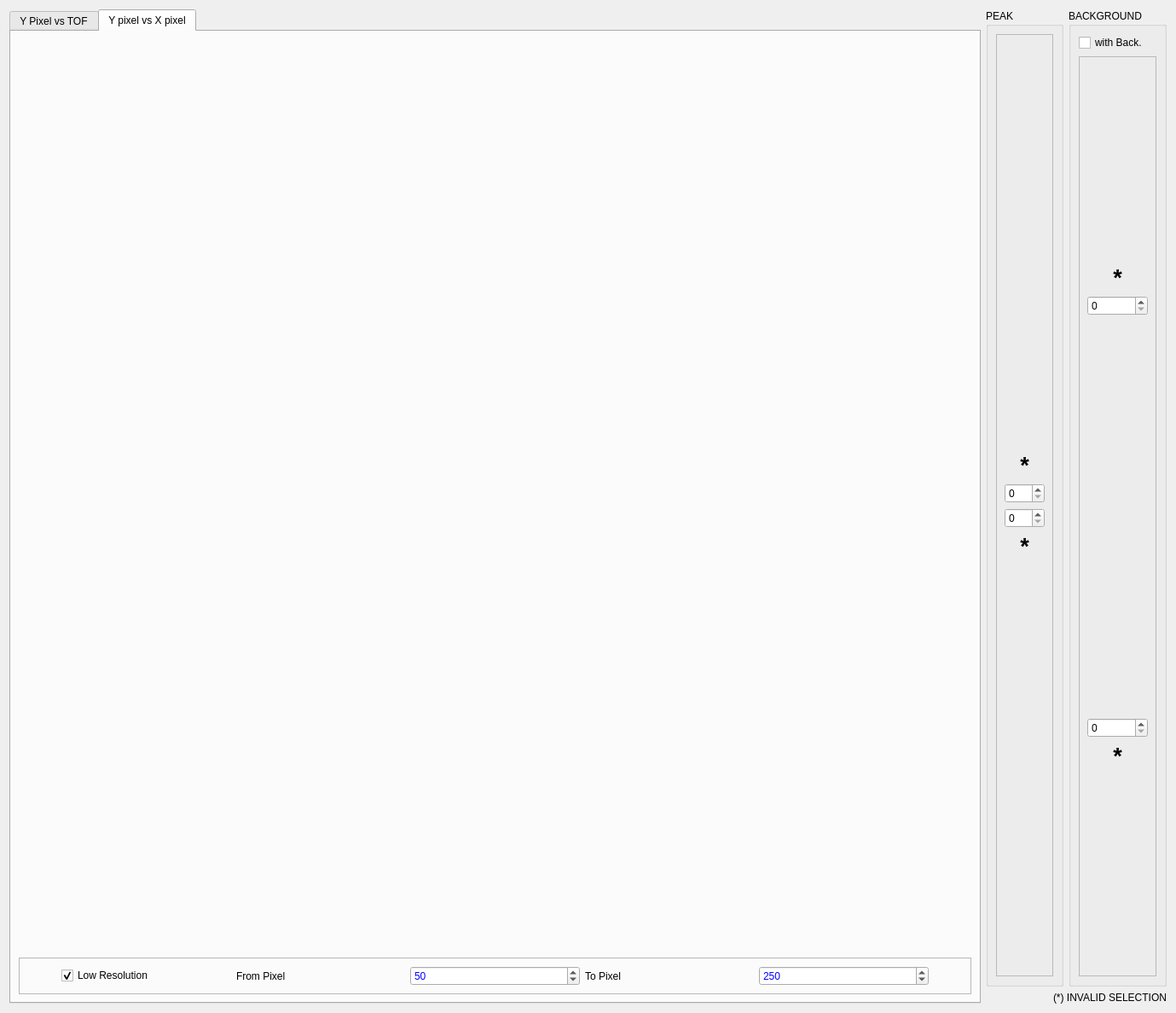
<?xml version="1.0" encoding="UTF-8"?>
<ui version="4.0">
 <class>Dialog</class>
 <widget class="QDialog" name="Dialog">
  <property name="geometry">
   <rect>
    <x>0</x>
    <y>0</y>
    <width>1379</width>
    <height>1188</height>
   </rect>
  </property>
  <property name="windowTitle">
   <string>Dialog</string>
  </property>
  <layout class="QVBoxLayout" name="verticalLayout_4">
   <item>
    <layout class="QHBoxLayout" name="horizontalLayout_6">
     <item>
      <widget class="QTabWidget" name="tabWidget">
       <property name="currentIndex">
        <number>1</number>
       </property>
       <widget class="QWidget" name="tab">
        <attribute name="title">
         <string>Y Pixel vs TOF</string>
        </attribute>
        <layout class="QHBoxLayout" name="horizontalLayout_3">
         <item>
          <layout class="QVBoxLayout" name="verticalLayout">
           <item>
            <layout class="QHBoxLayout" name="horizontalLayout">
             <item>
              <widget class="MPLWidgetNoLog" name="y_pixel_vs_tof_plot" native="true">
               <property name="sizePolicy">
                <sizepolicy hsizetype="Expanding" vsizetype="Expanding">
                 <horstretch>0</horstretch>
                 <verstretch>0</verstretch>
                </sizepolicy>
               </property>
              </widget>
             </item>
            </layout>
           </item>
           <item>
            <layout class="QHBoxLayout" name="horizontalLayout_37">
             <item>
              <spacer name="horizontalSpacer">
               <property name="orientation">
                <enum>Qt::Horizontal</enum>
               </property>
               <property name="sizeHint" stdset="0">
                <size>
                 <width>40</width>
                 <height>20</height>
                </size>
               </property>
              </spacer>
             </item>
             <item>
              <widget class="QLabel" name="dataTOFmanualLabel">
               <property name="enabled">
                <bool>true</bool>
               </property>
               <property name="text">
                <string>TOF range</string>
               </property>
              </widget>
             </item>
             <item>
              <widget class="QFrame" name="frame_13">
               <property name="frameShape">
                <enum>QFrame::NoFrame</enum>
               </property>
               <property name="frameShadow">
                <enum>QFrame::Raised</enum>
               </property>
               <property name="lineWidth">
                <number>0</number>
               </property>
               <layout class="QHBoxLayout" name="horizontalLayout_38">
                <item>
                 <layout class="QHBoxLayout" name="horizontalLayout_39">
                  <item>
                   <widget class="QRadioButton" name="tof_auto_flag">
                    <property name="text">
                     <string>Auto</string>
                    </property>
                    <property name="checked">
                     <bool>true</bool>
                    </property>
                    <property name="autoExclusive">
                     <bool>true</bool>
                    </property>
                   </widget>
                  </item>
                  <item>
                   <spacer name="horizontalSpacer_17">
                    <property name="orientation">
                     <enum>Qt::Horizontal</enum>
                    </property>
                    <property name="sizeType">
                     <enum>QSizePolicy::Maximum</enum>
                    </property>
                    <property name="sizeHint" stdset="0">
                     <size>
                      <width>40</width>
                      <height>20</height>
                     </size>
                    </property>
                   </spacer>
                  </item>
                  <item>
                   <widget class="QRadioButton" name="tof_manual_flag">
                    <property name="enabled">
                     <bool>true</bool>
                    </property>
                    <property name="text">
                     <string>Manual</string>
                    </property>
                    <property name="autoExclusive">
                     <bool>true</bool>
                    </property>
                   </widget>
                  </item>
                 </layout>
                </item>
               </layout>
              </widget>
             </item>
             <item>
              <spacer name="horizontalSpacer_18">
               <property name="orientation">
                <enum>Qt::Horizontal</enum>
               </property>
               <property name="sizeType">
                <enum>QSizePolicy::Maximum</enum>
               </property>
               <property name="sizeHint" stdset="0">
                <size>
                 <width>40</width>
                 <height>20</height>
                </size>
               </property>
              </spacer>
             </item>
             <item>
              <widget class="QLabel" name="tof_from_label">
               <property name="enabled">
                <bool>false</bool>
               </property>
               <property name="text">
                <string>from</string>
               </property>
              </widget>
             </item>
             <item>
              <widget class="QLineEdit" name="tof_from">
               <property name="enabled">
                <bool>false</bool>
               </property>
               <property name="sizePolicy">
                <sizepolicy hsizetype="Minimum" vsizetype="Fixed">
                 <horstretch>0</horstretch>
                 <verstretch>0</verstretch>
                </sizepolicy>
               </property>
               <property name="minimumSize">
                <size>
                 <width>100</width>
                 <height>0</height>
                </size>
               </property>
               <property name="maximumSize">
                <size>
                 <width>100</width>
                 <height>16777215</height>
                </size>
               </property>
               <property name="text">
                <string>0</string>
               </property>
              </widget>
             </item>
             <item>
              <widget class="QLabel" name="tof_from_units">
               <property name="enabled">
                <bool>false</bool>
               </property>
               <property name="text">
                <string>ms</string>
               </property>
              </widget>
             </item>
             <item>
              <spacer name="horizontalSpacer_19">
               <property name="orientation">
                <enum>Qt::Horizontal</enum>
               </property>
               <property name="sizeType">
                <enum>QSizePolicy::Maximum</enum>
               </property>
               <property name="sizeHint" stdset="0">
                <size>
                 <width>40</width>
                 <height>20</height>
                </size>
               </property>
              </spacer>
             </item>
             <item>
              <widget class="QLabel" name="tof_to_label">
               <property name="enabled">
                <bool>false</bool>
               </property>
               <property name="text">
                <string>to</string>
               </property>
              </widget>
             </item>
             <item>
              <widget class="QLineEdit" name="tof_to">
               <property name="enabled">
                <bool>false</bool>
               </property>
               <property name="sizePolicy">
                <sizepolicy hsizetype="Minimum" vsizetype="Fixed">
                 <horstretch>0</horstretch>
                 <verstretch>0</verstretch>
                </sizepolicy>
               </property>
               <property name="minimumSize">
                <size>
                 <width>100</width>
                 <height>0</height>
                </size>
               </property>
               <property name="maximumSize">
                <size>
                 <width>100</width>
                 <height>16777215</height>
                </size>
               </property>
               <property name="text">
                <string>200</string>
               </property>
              </widget>
             </item>
             <item>
              <widget class="QLabel" name="tof_to_units">
               <property name="enabled">
                <bool>false</bool>
               </property>
               <property name="text">
                <string>ms</string>
               </property>
              </widget>
             </item>
             <item>
              <spacer name="horizontalSpacer_21">
               <property name="orientation">
                <enum>Qt::Horizontal</enum>
               </property>
               <property name="sizeHint" stdset="0">
                <size>
                 <width>40</width>
                 <height>20</height>
                </size>
               </property>
              </spacer>
             </item>
            </layout>
           </item>
          </layout>
         </item>
        </layout>
        <zorder></zorder>
        <zorder></zorder>
        <zorder></zorder>
       </widget>
       <widget class="QWidget" name="tab_2">
        <attribute name="title">
         <string>Y pixel vs X pixel</string>
        </attribute>
        <layout class="QHBoxLayout" name="horizontalLayout_5">
         <item>
          <layout class="QVBoxLayout" name="verticalLayout_2">
           <item>
            <layout class="QHBoxLayout" name="horizontalLayout_2">
             <item>
              <widget class="MPLWidgetNoLog" name="detector_plot" native="true">
               <property name="sizePolicy">
                <sizepolicy hsizetype="Expanding" vsizetype="Expanding">
                 <horstretch>0</horstretch>
                 <verstretch>0</verstretch>
                </sizepolicy>
               </property>
              </widget>
             </item>
            </layout>
           </item>
           <item>
            <widget class="QFrame" name="frame_20">
             <property name="maximumSize">
              <size>
               <width>16777215</width>
               <height>50</height>
              </size>
             </property>
             <property name="frameShape">
              <enum>QFrame::StyledPanel</enum>
             </property>
             <property name="frameShadow">
              <enum>QFrame::Raised</enum>
             </property>
             <layout class="QHBoxLayout" name="horizontalLayout_54">
              <item>
               <layout class="QHBoxLayout" name="horizontalLayout_83">
                <item>
                 <spacer name="horizontalSpacer_28">
                  <property name="orientation">
                   <enum>Qt::Horizontal</enum>
                  </property>
                  <property name="sizeType">
                   <enum>QSizePolicy::Minimum</enum>
                  </property>
                  <property name="sizeHint" stdset="0">
                   <size>
                    <width>40</width>
                    <height>20</height>
                   </size>
                  </property>
                 </spacer>
                </item>
                <item>
                 <widget class="QCheckBox" name="low_res_flag">
                  <property name="text">
                   <string>Low Resolution</string>
                  </property>
                  <property name="checked">
                   <bool>true</bool>
                  </property>
                 </widget>
                </item>
                <item>
                 <widget class="QLabel" name="low_res1_label">
                  <property name="text">
                   <string>From Pixel</string>
                  </property>
                 </widget>
                </item>
                <item>
                 <spacer name="horizontalSpacer_65">
                  <property name="orientation">
                   <enum>Qt::Horizontal</enum>
                  </property>
                  <property name="sizeType">
                   <enum>QSizePolicy::Fixed</enum>
                  </property>
                  <property name="sizeHint" stdset="0">
                   <size>
                    <width>0</width>
                    <height>20</height>
                   </size>
                  </property>
                 </spacer>
                </item>
                <item>
                 <widget class="QSpinBox" name="low_res1">
                  <property name="palette">
                   <palette>
                    <active>
                     <colorrole role="Text">
                      <brush brushstyle="SolidPattern">
                       <color alpha="255">
                        <red>0</red>
                        <green>0</green>
                        <blue>255</blue>
                       </color>
                      </brush>
                     </colorrole>
                    </active>
                    <inactive>
                     <colorrole role="Text">
                      <brush brushstyle="SolidPattern">
                       <color alpha="255">
                        <red>0</red>
                        <green>0</green>
                        <blue>255</blue>
                       </color>
                      </brush>
                     </colorrole>
                    </inactive>
                    <disabled>
                     <colorrole role="Text">
                      <brush brushstyle="SolidPattern">
                       <color alpha="255">
                        <red>118</red>
                        <green>118</green>
                        <blue>117</blue>
                       </color>
                      </brush>
                     </colorrole>
                    </disabled>
                   </palette>
                  </property>
                  <property name="maximum">
                   <number>255</number>
                  </property>
                  <property name="value">
                   <number>50</number>
                  </property>
                 </widget>
                </item>
                <item>
                 <widget class="QLabel" name="low_res2_label">
                  <property name="text">
                   <string>To Pixel</string>
                  </property>
                 </widget>
                </item>
                <item>
                 <spacer name="horizontalSpacer_66">
                  <property name="orientation">
                   <enum>Qt::Horizontal</enum>
                  </property>
                  <property name="sizeType">
                   <enum>QSizePolicy::Fixed</enum>
                  </property>
                  <property name="sizeHint" stdset="0">
                   <size>
                    <width>0</width>
                    <height>20</height>
                   </size>
                  </property>
                 </spacer>
                </item>
                <item>
                 <widget class="QSpinBox" name="low_res2">
                  <property name="palette">
                   <palette>
                    <active>
                     <colorrole role="Text">
                      <brush brushstyle="SolidPattern">
                       <color alpha="255">
                        <red>0</red>
                        <green>0</green>
                        <blue>255</blue>
                       </color>
                      </brush>
                     </colorrole>
                    </active>
                    <inactive>
                     <colorrole role="Text">
                      <brush brushstyle="SolidPattern">
                       <color alpha="255">
                        <red>0</red>
                        <green>0</green>
                        <blue>255</blue>
                       </color>
                      </brush>
                     </colorrole>
                    </inactive>
                    <disabled>
                     <colorrole role="Text">
                      <brush brushstyle="SolidPattern">
                       <color alpha="255">
                        <red>118</red>
                        <green>118</green>
                        <blue>117</blue>
                       </color>
                      </brush>
                     </colorrole>
                    </disabled>
                   </palette>
                  </property>
                  <property name="maximum">
                   <number>303</number>
                  </property>
                  <property name="value">
                   <number>250</number>
                  </property>
                 </widget>
                </item>
                <item>
                 <spacer name="horizontalSpacer_67">
                  <property name="orientation">
                   <enum>Qt::Horizontal</enum>
                  </property>
                  <property name="sizeType">
                   <enum>QSizePolicy::Minimum</enum>
                  </property>
                  <property name="sizeHint" stdset="0">
                   <size>
                    <width>40</width>
                    <height>20</height>
                   </size>
                  </property>
                 </spacer>
                </item>
               </layout>
              </item>
             </layout>
            </widget>
           </item>
          </layout>
         </item>
        </layout>
        <zorder></zorder>
        <zorder></zorder>
        <zorder></zorder>
       </widget>
      </widget>
     </item>
     <item>
      <layout class="QVBoxLayout" name="verticalLayout_3">
       <item>
        <layout class="QHBoxLayout" name="horizontalLayout_4">
         <item>
          <widget class="QGroupBox" name="groupBox_4">
           <property name="sizePolicy">
            <sizepolicy hsizetype="Fixed" vsizetype="Preferred">
             <horstretch>0</horstretch>
             <verstretch>0</verstretch>
            </sizepolicy>
           </property>
           <property name="title">
            <string>PEAK</string>
           </property>
           <layout class="QVBoxLayout" name="verticalLayout_11">
            <item>
             <widget class="QFrame" name="frame">
              <property name="frameShape">
               <enum>QFrame::StyledPanel</enum>
              </property>
              <property name="frameShadow">
               <enum>QFrame::Raised</enum>
              </property>
              <layout class="QVBoxLayout" name="verticalLayout_12">
               <item>
                <layout class="QHBoxLayout" name="horizontalLayout_15">
                 <item>
                  <layout class="QVBoxLayout" name="verticalLayout_13">
                   <item>
                    <spacer name="verticalSpacer_2">
                     <property name="orientation">
                      <enum>Qt::Vertical</enum>
                     </property>
                     <property name="sizeHint" stdset="0">
                      <size>
                       <width>20</width>
                       <height>40</height>
                      </size>
                     </property>
                    </spacer>
                   </item>
                   <item>
                    <widget class="QLabel" name="peak2_label">
                     <property name="font">
                      <font>
                       <pointsize>20</pointsize>
                       <weight>75</weight>
                       <bold>true</bold>
                      </font>
                     </property>
                     <property name="accessibleDescription">
                      <string/>
                     </property>
                     <property name="text">
                      <string>*</string>
                     </property>
                     <property name="alignment">
                      <set>Qt::AlignBottom|Qt::AlignHCenter</set>
                     </property>
                    </widget>
                   </item>
                   <item>
                    <widget class="QSpinBox" name="peak2">
                     <property name="maximum">
                      <number>303</number>
                     </property>
                    </widget>
                   </item>
                  </layout>
                 </item>
                </layout>
               </item>
               <item>
                <layout class="QHBoxLayout" name="horizontalLayout_16">
                 <item>
                  <layout class="QVBoxLayout" name="verticalLayout_14">
                   <item>
                    <widget class="QSpinBox" name="peak1">
                     <property name="maximum">
                      <number>303</number>
                     </property>
                    </widget>
                   </item>
                   <item>
                    <widget class="QLabel" name="peak1_label">
                     <property name="font">
                      <font>
                       <pointsize>20</pointsize>
                       <weight>75</weight>
                       <bold>true</bold>
                      </font>
                     </property>
                     <property name="accessibleDescription">
                      <string/>
                     </property>
                     <property name="text">
                      <string>*</string>
                     </property>
                     <property name="alignment">
                      <set>Qt::AlignBottom|Qt::AlignHCenter</set>
                     </property>
                    </widget>
                   </item>
                   <item>
                    <spacer name="verticalSpacer_7">
                     <property name="orientation">
                      <enum>Qt::Vertical</enum>
                     </property>
                     <property name="sizeHint" stdset="0">
                      <size>
                       <width>20</width>
                       <height>40</height>
                      </size>
                     </property>
                    </spacer>
                   </item>
                  </layout>
                 </item>
                </layout>
               </item>
              </layout>
             </widget>
            </item>
           </layout>
          </widget>
         </item>
         <item>
          <widget class="QGroupBox" name="groupBox_3">
           <property name="sizePolicy">
            <sizepolicy hsizetype="Fixed" vsizetype="Preferred">
             <horstretch>0</horstretch>
             <verstretch>0</verstretch>
            </sizepolicy>
           </property>
           <property name="title">
            <string>BACKGROUND</string>
           </property>
           <layout class="QVBoxLayout" name="verticalLayout_8">
            <item>
             <widget class="QCheckBox" name="back_flag">
              <property name="text">
               <string>with Back.</string>
              </property>
             </widget>
            </item>
            <item>
             <widget class="QFrame" name="frame_2">
              <property name="frameShape">
               <enum>QFrame::StyledPanel</enum>
              </property>
              <property name="frameShadow">
               <enum>QFrame::Raised</enum>
              </property>
              <layout class="QVBoxLayout" name="verticalLayout_7">
               <item>
                <layout class="QHBoxLayout" name="horizontalLayout_13">
                 <item>
                  <layout class="QVBoxLayout" name="verticalLayout_9">
                   <item>
                    <spacer name="verticalSpacer_3">
                     <property name="orientation">
                      <enum>Qt::Vertical</enum>
                     </property>
                     <property name="sizeHint" stdset="0">
                      <size>
                       <width>20</width>
                       <height>40</height>
                      </size>
                     </property>
                    </spacer>
                   </item>
                   <item>
                    <widget class="QLabel" name="back2_label">
                     <property name="font">
                      <font>
                       <pointsize>20</pointsize>
                       <weight>75</weight>
                       <bold>true</bold>
                      </font>
                     </property>
                     <property name="accessibleDescription">
                      <string/>
                     </property>
                     <property name="text">
                      <string>*</string>
                     </property>
                     <property name="alignment">
                      <set>Qt::AlignBottom|Qt::AlignHCenter</set>
                     </property>
                    </widget>
                   </item>
                   <item>
                    <widget class="QSpinBox" name="back2">
                     <property name="maximum">
                      <number>303</number>
                     </property>
                    </widget>
                   </item>
                   <item>
                    <spacer name="verticalSpacer_4">
                     <property name="orientation">
                      <enum>Qt::Vertical</enum>
                     </property>
                     <property name="sizeHint" stdset="0">
                      <size>
                       <width>20</width>
                       <height>40</height>
                      </size>
                     </property>
                    </spacer>
                   </item>
                  </layout>
                 </item>
                </layout>
               </item>
               <item>
                <layout class="QHBoxLayout" name="horizontalLayout_14">
                 <item>
                  <layout class="QVBoxLayout" name="verticalLayout_10">
                   <item>
                    <spacer name="verticalSpacer_5">
                     <property name="orientation">
                      <enum>Qt::Vertical</enum>
                     </property>
                     <property name="sizeHint" stdset="0">
                      <size>
                       <width>20</width>
                       <height>40</height>
                      </size>
                     </property>
                    </spacer>
                   </item>
                   <item>
                    <widget class="QSpinBox" name="back1">
                     <property name="maximum">
                      <number>303</number>
                     </property>
                    </widget>
                   </item>
                   <item>
                    <widget class="QLabel" name="back1_label">
                     <property name="font">
                      <font>
                       <pointsize>20</pointsize>
                       <weight>75</weight>
                       <bold>true</bold>
                      </font>
                     </property>
                     <property name="accessibleDescription">
                      <string/>
                     </property>
                     <property name="text">
                      <string>*</string>
                     </property>
                     <property name="alignment">
                      <set>Qt::AlignBottom|Qt::AlignHCenter</set>
                     </property>
                    </widget>
                   </item>
                   <item>
                    <spacer name="verticalSpacer_6">
                     <property name="orientation">
                      <enum>Qt::Vertical</enum>
                     </property>
                     <property name="sizeHint" stdset="0">
                      <size>
                       <width>20</width>
                       <height>40</height>
                      </size>
                     </property>
                    </spacer>
                   </item>
                  </layout>
                 </item>
                </layout>
               </item>
              </layout>
             </widget>
            </item>
           </layout>
          </widget>
         </item>
        </layout>
       </item>
       <item>
        <widget class="QLabel" name="error_label">
         <property name="layoutDirection">
          <enum>Qt::LeftToRight</enum>
         </property>
         <property name="text">
          <string>(*) INVALID SELECTION</string>
         </property>
         <property name="alignment">
          <set>Qt::AlignRight|Qt::AlignTrailing|Qt::AlignVCenter</set>
         </property>
        </widget>
       </item>
      </layout>
     </item>
    </layout>
   </item>
  </layout>
 </widget>
 <customwidgets>
  <customwidget>
   <class>MPLWidgetNoLog</class>
   <extends>QWidget</extends>
   <header>mplwidgetnolog.h</header>
   <container>1</container>
  </customwidget>
 </customwidgets>
 <resources/>
 <connections>
  <connection>
   <sender>low_res_flag</sender>
   <signal>clicked(bool)</signal>
   <receiver>Dialog</receiver>
   <slot>activate_or_not_low_res_widgets()</slot>
   <hints>
    <hint type="sourcelabel">
     <x>309</x>
     <y>1118</y>
    </hint>
    <hint type="destinationlabel">
     <x>689</x>
     <y>593</y>
    </hint>
   </hints>
  </connection>
  <connection>
   <sender>back_flag</sender>
   <signal>clicked(bool)</signal>
   <receiver>Dialog</receiver>
   <slot>activate_or_not_back_widgets()</slot>
   <hints>
    <hint type="sourcelabel">
     <x>1299</x>
     <y>86</y>
    </hint>
    <hint type="destinationlabel">
     <x>689</x>
     <y>593</y>
    </hint>
   </hints>
  </connection>
  <connection>
   <sender>peak1</sender>
   <signal>editingFinished()</signal>
   <receiver>Dialog</receiver>
   <slot>manual_input_peak1()</slot>
   <hints>
    <hint type="sourcelabel">
     <x>1180</x>
     <y>597</y>
    </hint>
    <hint type="destinationlabel">
     <x>689</x>
     <y>593</y>
    </hint>
   </hints>
  </connection>
  <connection>
   <sender>peak2</sender>
   <signal>editingFinished()</signal>
   <receiver>Dialog</receiver>
   <slot>manual_input_peak2()</slot>
   <hints>
    <hint type="sourcelabel">
     <x>1180</x>
     <y>560</y>
    </hint>
    <hint type="destinationlabel">
     <x>689</x>
     <y>593</y>
    </hint>
   </hints>
  </connection>
  <connection>
   <sender>back1</sender>
   <signal>editingFinished()</signal>
   <receiver>Dialog</receiver>
   <slot>manual_input_back1()</slot>
   <hints>
    <hint type="sourcelabel">
     <x>1299</x>
     <y>815</y>
    </hint>
    <hint type="destinationlabel">
     <x>689</x>
     <y>593</y>
    </hint>
   </hints>
  </connection>
  <connection>
   <sender>back2</sender>
   <signal>editingFinished()</signal>
   <receiver>Dialog</receiver>
   <slot>manual_input_back2()</slot>
   <hints>
    <hint type="sourcelabel">
     <x>1299</x>
     <y>371</y>
    </hint>
    <hint type="destinationlabel">
     <x>689</x>
     <y>593</y>
    </hint>
   </hints>
  </connection>
  <connection>
   <sender>low_res1</sender>
   <signal>editingFinished()</signal>
   <receiver>Dialog</receiver>
   <slot>manual_input_of_low_res_field()</slot>
   <hints>
    <hint type="sourcelabel">
     <x>689</x>
     <y>1119</y>
    </hint>
    <hint type="destinationlabel">
     <x>689</x>
     <y>593</y>
    </hint>
   </hints>
  </connection>
  <connection>
   <sender>low_res2</sender>
   <signal>editingFinished()</signal>
   <receiver>Dialog</receiver>
   <slot>manual_input_of_low_res_field()</slot>
   <hints>
    <hint type="sourcelabel">
     <x>1069</x>
     <y>1119</y>
    </hint>
    <hint type="destinationlabel">
     <x>689</x>
     <y>593</y>
    </hint>
   </hints>
  </connection>
  <connection>
   <sender>tof_from</sender>
   <signal>editingFinished()</signal>
   <receiver>Dialog</receiver>
   <slot>manual_input_of_tof_field()</slot>
   <hints>
    <hint type="sourcelabel">
     <x>437</x>
     <y>1121</y>
    </hint>
    <hint type="destinationlabel">
     <x>689</x>
     <y>593</y>
    </hint>
   </hints>
  </connection>
  <connection>
   <sender>tof_to</sender>
   <signal>editingFinished()</signal>
   <receiver>Dialog</receiver>
   <slot>manual_input_of_tof_field()</slot>
   <hints>
    <hint type="sourcelabel">
     <x>634</x>
     <y>1121</y>
    </hint>
    <hint type="destinationlabel">
     <x>689</x>
     <y>593</y>
    </hint>
   </hints>
  </connection>
  <connection>
   <sender>tof_auto_flag</sender>
   <signal>clicked()</signal>
   <receiver>Dialog</receiver>
   <slot>manual_auto_tof_clicked()</slot>
   <hints>
    <hint type="sourcelabel">
     <x>132</x>
     <y>1121</y>
    </hint>
    <hint type="destinationlabel">
     <x>689</x>
     <y>593</y>
    </hint>
   </hints>
  </connection>
  <connection>
   <sender>tof_manual_flag</sender>
   <signal>clicked()</signal>
   <receiver>Dialog</receiver>
   <slot>manual_auto_tof_clicked()</slot>
   <hints>
    <hint type="sourcelabel">
     <x>251</x>
     <y>1121</y>
    </hint>
    <hint type="destinationlabel">
     <x>689</x>
     <y>593</y>
    </hint>
   </hints>
  </connection>
 </connections>
 <slots>
  <slot>activate_or_not_low_res_widgets()</slot>
  <slot>activate_or_not_back_widgets()</slot>
  <slot>manual_input_of_peak_back_field()</slot>
  <slot>manual_input_of_low_res_field()</slot>
  <slot>manual_input_of_tof_field()</slot>
  <slot>manual_auto_tof_clicked()</slot>
  <slot>manual_input_peak1()</slot>
  <slot>manual_input_peak2()</slot>
  <slot>manual_input_peak1_2()</slot>
  <slot>manual_input_peak2_2()</slot>
  <slot>manual_input_back1()</slot>
  <slot>manual_input_back1_2()</slot>
  <slot>manual_input_back2()</slot>
  <slot>manual_input_back2_2()</slot>
 </slots>
</ui>
